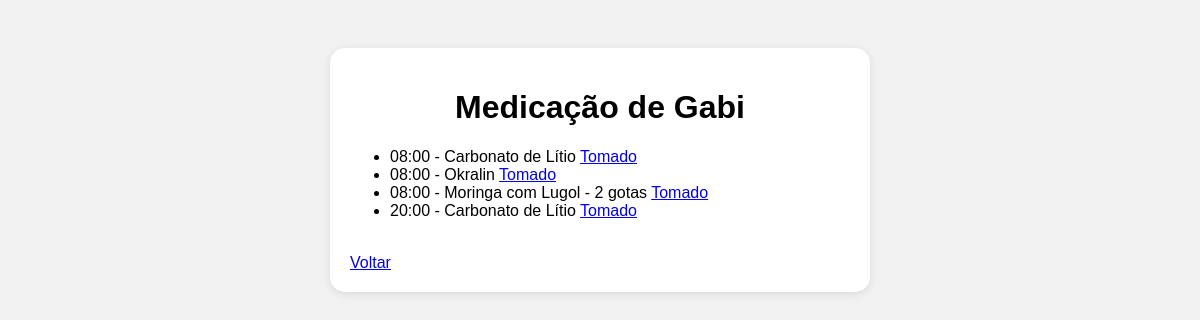
The page /medicacao (signed in) on the database its author committed.
### tables this page shows
CREATE TABLE medicacoes (
        id INTEGER PRIMARY KEY AUTOINCREMENT,
        nome TEXT,
        horario TEXT,
        tomado INTEGER DEFAULT 0,
        usuario TEXT
    );

### app.py (the view)
@app.route("/medicacao")
def medicacao():
    if "usuario" not in session:
        return redirect("/")
    usuario = session["usuario"]
    conn = conectar()
    cur = conn.cursor()
    cur.execute(
        "SELECT * FROM medicacoes WHERE usuario=?",
        (usuario,)
    )
    medicacoes = cur.fetchall()
    conn.close()
    return render_template(
        "medicacao.html",
        usuario=usuario,
        medicacoes=medicacoes
    )

### app.py (called while the page is built)
def conectar():
    return sqlite3.connect("familia.db")

### templates/medicacao.html (shortened to what this page needs)
<!DOCTYPE html>
<html>
<head>
    <link rel="stylesheet" href="/static/styles.css">
</head>
<body>
    <div class="card">
        <h1>Medicação de {{ usuario }}</h1>
        <ul>
            {% for remedio in medicacoes %}
                <li>
                    {% if remedio[3] == 1 %}
                        <s>{{ remedio[2] }} - {{ remedio[1] }}</s>
                    {% else %}
                        {{ remedio[2] }} - {{ remedio[1] }}
                        <a href="/tomado/{{ remedio[0] }}">Tomado</a>
                    {% endif %}
                </li>
            {% endfor %}
        </ul>
        <br>
        <a href="/tarefas">Voltar</a>
    </div>
</body>
</html>

### static/styles.css (style rules this page uses)
body { font-family: Arial, sans-serif; background: #f2f2f2; padding: 20px; }
h1 { text-align: center; }
.card { background: white; padding: 20px; border-radius: 15px; margin: 20px auto; max-width: 500px; box-shadow: 0 2px 10px rgba(0,0,0,0.1); }

### rows shown on the page
medicacoes: horario "08:00", nome "Carbonato de Lítio"
medicacoes: horario "08:00", nome "Okralin"
medicacoes: horario "08:00", nome "Moringa com Lugol - 2 gotas"
medicacoes: horario "20:00", nome "Carbonato de Lítio"

### other values the page prints
{{ usuario }} "Gabi"
